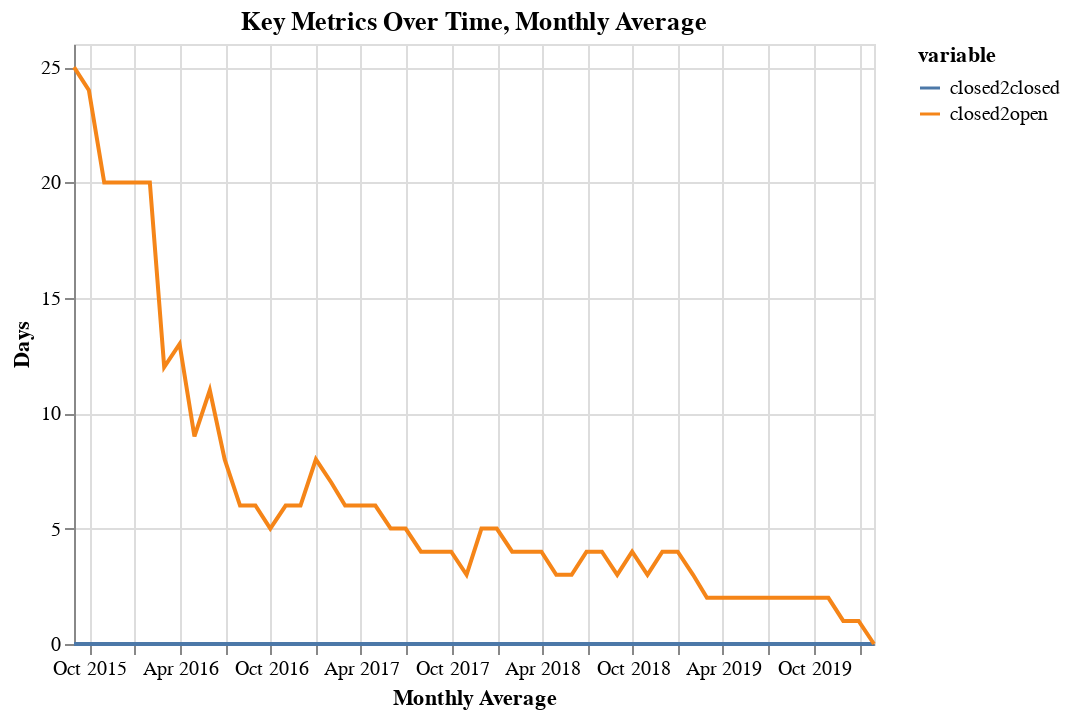

The notebook cell this image was saved under:
### Code cell
chart = alt.Chart(reshaped).mark_line().encode(
    x = alt.X('createddate:T', axis = alt.Axis(title = 'Monthly Average', format = ("%b %Y"))),
    y='value',
    color='variable'
).properties(
    title='Key Metrics Over Time, Monthly Average'
)

chart.encoding.y.title = 'Days'
chart.encoding.x.title = 'Monthly Average'
chart

### Figure 1 — Vega-Lite specification as saved in the notebook (floating-point values rounded to 4 significant figures)
{"config": {"view": {"continuousWidth": 400, "continuousHeight": 300}}, "data": {"name": "data-3500603fa86d8439e7829a7aee8b0939"}, "mark": "line", "encoding": {"color": {"type": "nominal", "field": "variable"}, "x": {"type": "temporal", "axis": {"format": "%b %Y", "title": "Monthly Average"}, "field": "createddate", "title": "Monthly Average"}, "y": {"type": "quantitative", "field": "value", "title": "Days"}}, "title": "Key Metrics Over Time, Monthly Average", "$schema": "https://vega.github.io/schema/vega-lite/v4.0.0.json", "datasets": {"data-3500603fa86d8439e7829a7aee8b0939": [{"createddate": "2015-08-31T00:00:00", "level_1": 1, "variable": "closed2closed", "value": 0}, {"createddate": "2015-08-31T00:00:00", "level_1": 2, "variable": "closed2open", "value": 25}, {"createddate": "2015-09-30T00:00:00", "level_1": 1, "variable": "closed2closed", "value": 0}, {"createddate": "2015-09-30T00:00:00", "level_1": 2, "variable": "closed2open", "value": 24}, {"createddate": "2015-10-31T00:00:00", "level_1": 1, "variable": "closed2closed", "value": 0}, {"createddate": "2015-10-31T00:00:00", "level_1": 2, "variable": "closed2open", "value": 20}, {"createddate": "2015-11-30T00:00:00", "level_1": 1, "variable": "closed2closed", "value": 0}, {"createddate": "2015-11-30T00:00:00", "level_1": 2, "variable": "closed2open", "value": 20}, {"createddate": "2015-12-31T00:00:00", "level_1": 1, "variable": "closed2closed", "value": 0}, {"createddate": "2015-12-31T00:00:00", "level_1": 2, "variable": "closed2open", "value": 20}, {"createddate": "2016-01-31T00:00:00", "level_1": 1, "variable": "closed2closed", "value": 0}, {"createddate": "2016-01-31T00:00:00", "level_1": 2, "variable": "closed2open", "value": 20}, {"createddate": "2016-02-29T00:00:00", "level_1": 1, "variable": "closed2closed", "value": 0}, {"createddate": "2016-02-29T00:00:00", "level_1": 2, "variable": "closed2open", "value": 12}, {"createddate": "2016-03-31T00:00:00", "level_1": 1, "variable": "closed2closed", "value": 0}, {"createddate": "2016-03-31T00:00:00", "level_1": 2, "variable": "closed2open", "value": 13}, {"createddate": "2016-04-30T00:00:00", "level_1": 1, "variable": "closed2closed", "value": 0}, {"createddate": "2016-04-30T00:00:00", "level_1": 2, "variable": "closed2open", "value": 9}, {"createddate": "2016-05-31T00:00:00", "level_1": 1, "variable": "closed2closed", "value": 0}, {"createddate": "2016-05-31T00:00:00", "level_1": 2, "variable": "closed2open", "value": 11}, {"createddate": "2016-06-30T00:00:00", "level_1": 1, "variable": "closed2closed", "value": 0}, {"createddate": "2016-06-30T00:00:00", "level_1": 2, "variable": "closed2open", "value": 8}, {"createddate": "2016-07-31T00:00:00", "level_1": 1, "variable": "closed2closed", "value": 0}, {"createddate": "2016-07-31T00:00:00", "level_1": 2, "variable": "closed2open", "value": 6}, {"createddate": "2016-08-31T00:00:00", "level_1": 1, "variable": "closed2closed", "value": 0}, {"createddate": "2016-08-31T00:00:00", "level_1": 2, "variable": "closed2open", "value": 6}, {"createddate": "2016-09-30T00:00:00", "level_1": 1, "variable": "closed2closed", "value": 0}, {"createddate": "2016-09-30T00:00:00", "level_1": 2, "variable": "closed2open", "value": 5}, {"createddate": "2016-10-31T00:00:00", "level_1": 1, "variable": "closed2closed", "value": 0}, {"createddate": "2016-10-31T00:00:00", "level_1": 2, "variable": "closed2open", "value": 6}, {"createddate": "2016-11-30T00:00:00", "level_1": 1, "variable": "closed2closed", "value": 0}, {"createddate": "2016-11-30T00:00:00", "level_1": 2, "variable": "closed2open", "value": 6}, {"createddate": "2016-12-31T00:00:00", "level_1": 1, "variable": "closed2closed", "value": 0}, {"createddate": "2016-12-31T00:00:00", "level_1": 2, "variable": "closed2open", "value": 8}, {"createddate": "2017-01-31T00:00:00", "level_1": 1, "variable": "closed2closed", "value": 0}, {"createddate": "2017-01-31T00:00:00", "level_1": 2, "variable": "closed2open", "value": 7}, {"createddate": "2017-02-28T00:00:00", "level_1": 1, "variable": "closed2closed", "value": 0}, {"createddate": "2017-02-28T00:00:00", "level_1": 2, "variable": "closed2open", "value": 6}, {"createddate": "2017-03-31T00:00:00", "level_1": 1, "variable": "closed2closed", "value": 0}, {"createddate": "2017-03-31T00:00:00", "level_1": 2, "variable": "closed2open", "value": 6}, {"createddate": "2017-04-30T00:00:00", "level_1": 1, "variable": "closed2closed", "value": 0}, {"createddate": "2017-04-30T00:00:00", "level_1": 2, "variable": "closed2open", "value": 6}, {"createddate": "2017-05-31T00:00:00", "level_1": 1, "variable": "closed2closed", "value": 0}, {"createddate": "2017-05-31T00:00:00", "level_1": 2, "variable": "closed2open", "value": 5}, {"createddate": "2017-06-30T00:00:00", "level_1": 1, "variable": "closed2closed", "value": 0}, {"createddate": "2017-06-30T00:00:00", "level_1": 2, "variable": "closed2open", "value": 5}, {"createddate": "2017-07-31T00:00:00", "level_1": 1, "variable": "closed2closed", "value": 0}, {"createddate": "2017-07-31T00:00:00", "level_1": 2, "variable": "closed2open", "value": 4}, {"createddate": "2017-08-31T00:00:00", "level_1": 1, "variable": "closed2closed", "value": 0}, {"createddate": "2017-08-31T00:00:00", "level_1": 2, "variable": "closed2open", "value": 4}, {"createddate": "2017-09-30T00:00:00", "level_1": 1, "variable": "closed2closed", "value": 0}, {"createddate": "2017-09-30T00:00:00", "level_1": 2, "variable": "closed2open", "value": 4}, {"createddate": "2017-10-31T00:00:00", "level_1": 1, "variable": "closed2closed", "value": 0}, {"createddate": "2017-10-31T00:00:00", "level_1": 2, "variable": "closed2open", "value": 3}, {"createddate": "2017-11-30T00:00:00", "level_1": 1, "variable": "closed2closed", "value": 0}, {"createddate": "2017-11-30T00:00:00", "level_1": 2, "variable": "closed2open", "value": 5}, {"createddate": "2017-12-31T00:00:00", "level_1": 1, "variable": "closed2closed", "value": 0}, {"createddate": "2017-12-31T00:00:00", "level_1": 2, "variable": "closed2open", "value": 5}, {"createddate": "2018-01-31T00:00:00", "level_1": 1, "variable": "closed2closed", "value": 0}, {"createddate": "2018-01-31T00:00:00", "level_1": 2, "variable": "closed2open", "value": 4}, {"createddate": "2018-02-28T00:00:00", "level_1": 1, "variable": "closed2closed", "value": 0}, {"createddate": "2018-02-28T00:00:00", "level_1": 2, "variable": "closed2open", "value": 4}, {"createddate": "2018-03-31T00:00:00", "level_1": 1, "variable": "closed2closed", "value": 0}, {"createddate": "2018-03-31T00:00:00", "level_1": 2, "variable": "closed2open", "value": 4}, {"createddate": "2018-04-30T00:00:00", "level_1": 1, "variable": "closed2closed", "value": 0}, {"createddate": "2018-04-30T00:00:00", "level_1": 2, "variable": "closed2open", "value": 3}, {"createddate": "2018-05-31T00:00:00", "level_1": 1, "variable": "closed2closed", "value": 0}, {"createddate": "2018-05-31T00:00:00", "level_1": 2, "variable": "closed2open", "value": 3}, {"createddate": "2018-06-30T00:00:00", "level_1": 1, "variable": "closed2closed", "value": 0}, {"createddate": "2018-06-30T00:00:00", "level_1": 2, "variable": "closed2open", "value": 4}, {"createddate": "2018-07-31T00:00:00", "level_1": 1, "variable": "closed2closed", "value": 0}, {"createddate": "2018-07-31T00:00:00", "level_1": 2, "variable": "closed2open", "value": 4}, {"createddate": "2018-08-31T00:00:00", "level_1": 1, "variable": "closed2closed", "value": 0}, {"createddate": "2018-08-31T00:00:00", "level_1": 2, "variable": "closed2open", "value": 3}, {"createddate": "2018-09-30T00:00:00", "level_1": 1, "variable": "closed2closed", "value": 0}, {"createddate": "2018-09-30T00:00:00", "level_1": 2, "variable": "closed2open", "value": 4}, {"createddate": "2018-10-31T00:00:00", "level_1": 1, "variable": "closed2closed", "value": 0}, {"createddate": "2018-10-31T00:00:00", "level_1": 2, "variable": "closed2open", "value": 3}, {"createddate": "2018-11-30T00:00:00", "level_1": 1, "variable": "closed2closed", "value": 0}, {"createddate": "2018-11-30T00:00:00", "level_1": 2, "variable": "closed2open", "value": 4}, {"createddate": "2018-12-31T00:00:00", "level_1": 1, "variable": "closed2closed", "value": 0}, {"createddate": "2018-12-31T00:00:00", "level_1": 2, "variable": "closed2open", "value": 4}, {"createddate": "2019-01-31T00:00:00", "level_1": 1, "variable": "closed2closed", "value": 0}, {"createddate": "2019-01-31T00:00:00", "level_1": 2, "variable": "closed2open", "value": 3}, {"createddate": "2019-02-28T00:00:00", "level_1": 1, "variable": "closed2closed", "value": 0}, {"createddate": "2019-02-28T00:00:00", "level_1": 2, "variable": "closed2open", "value": 2}, {"createddate": "2019-03-31T00:00:00", "level_1": 1, "variable": "closed2closed", "value": 0}, {"createddate": "2019-03-31T00:00:00", "level_1": 2, "variable": "closed2open", "value": 2}, {"createddate": "2019-04-30T00:00:00", "level_1": 1, "variable": "closed2closed", "value": 0}, {"createddate": "2019-04-30T00:00:00", "level_1": 2, "variable": "closed2open", "value": 2}, {"createddate": "2019-05-31T00:00:00", "level_1": 1, "variable": "closed2closed", "value": 0}, {"createddate": "2019-05-31T00:00:00", "level_1": 2, "variable": "closed2open", "value": 2}, {"createddate": "2019-06-30T00:00:00", "level_1": 1, "variable": "closed2closed", "value": 0}, {"createddate": "2019-06-30T00:00:00", "level_1": 2, "variable": "closed2open", "value": 2}, {"createddate": "2019-07-31T00:00:00", "level_1": 1, "variable": "closed2closed", "value": 0}, {"createddate": "2019-07-31T00:00:00", "level_1": 2, "variable": "closed2open", "value": 2}, {"createddate": "2019-08-31T00:00:00", "level_1": 1, "variable": "closed2closed", "value": 0}, {"createddate": "2019-08-31T00:00:00", "level_1": 2, "variable": "closed2open", "value": 2}, {"createddate": "2019-09-30T00:00:00", "level_1": 1, "variable": "closed2closed", "value": 0}, {"createddate": "2019-09-30T00:00:00", "level_1": 2, "variable": "closed2open", "value": 2}, {"createddate": "2019-10-31T00:00:00", "level_1": 1, "variable": "closed2closed", "value": 0}, {"createddate": "2019-10-31T00:00:00", "level_1": 2, "variable": "closed2open", "value": 2}, {"createddate": "2019-11-30T00:00:00", "level_1": 1, "variable": "closed2closed", "value": 0}, {"createddate": "2019-11-30T00:00:00", "level_1": 2, "variable": "closed2open", "value": 1}, {"createddate": "2019-12-31T00:00:00", "level_1": 1, "variable": "closed2closed", "value": 0}, {"createddate": "2019-12-31T00:00:00", "level_1": 2, "variable": "closed2open", "value": 1}, {"createddate": "2020-01-31T00:00:00", "level_1": 1, "variable": "closed2closed", "value": 0}, {"createddate": "2020-01-31T00:00:00", "level_1": 2, "variable": "closed2open", "value": 0}]}}
